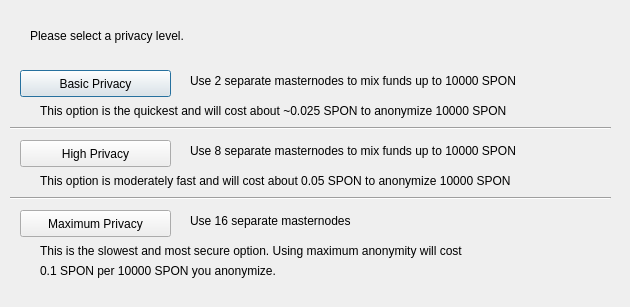
<?xml version="1.0" encoding="UTF-8"?>
<ui version="4.0">
 <class>ObfuscationConfig</class>
 <widget class="QDialog" name="ObfuscationConfig">
  <property name="geometry">
   <rect>
    <x>0</x>
    <y>0</y>
    <width>630</width>
    <height>307</height>
   </rect>
  </property>
  <property name="windowTitle">
   <string>Configure Obfuscation</string>
  </property>
  <widget class="QPushButton" name="buttonBasic">
   <property name="geometry">
    <rect>
     <x>20</x>
     <y>70</y>
     <width>151</width>
     <height>27</height>
    </rect>
   </property>
   <property name="text">
    <string>Basic Privacy</string>
   </property>
  </widget>
  <widget class="QPushButton" name="buttonHigh">
   <property name="geometry">
    <rect>
     <x>20</x>
     <y>140</y>
     <width>151</width>
     <height>27</height>
    </rect>
   </property>
   <property name="text">
    <string>High Privacy</string>
   </property>
  </widget>
  <widget class="QPushButton" name="buttonMax">
   <property name="geometry">
    <rect>
     <x>20</x>
     <y>210</y>
     <width>151</width>
     <height>27</height>
    </rect>
   </property>
   <property name="text">
    <string>Maximum Privacy</string>
   </property>
  </widget>
  <widget class="QLabel" name="label">
   <property name="geometry">
    <rect>
     <x>30</x>
     <y>20</y>
     <width>571</width>
     <height>31</height>
    </rect>
   </property>
   <property name="text">
    <string>Please select a privacy level.</string>
   </property>
  </widget>
  <widget class="QLabel" name="label_2">
   <property name="geometry">
    <rect>
     <x>190</x>
     <y>70</y>
     <width>421</width>
     <height>21</height>
    </rect>
   </property>
   <property name="text">
    <string>Use 2 separate masternodes to mix funds up to 10000 SPON</string>
   </property>
  </widget>
  <widget class="QLabel" name="label_3">
   <property name="geometry">
    <rect>
     <x>190</x>
     <y>140</y>
     <width>411</width>
     <height>21</height>
    </rect>
   </property>
   <property name="text">
    <string>Use 8 separate masternodes to mix funds up to 10000 SPON</string>
   </property>
  </widget>
  <widget class="QLabel" name="label_4">
   <property name="geometry">
    <rect>
     <x>190</x>
     <y>210</y>
     <width>421</width>
     <height>21</height>
    </rect>
   </property>
   <property name="text">
    <string>Use 16 separate masternodes</string>
   </property>
  </widget>
  <widget class="QLabel" name="label_6">
   <property name="geometry">
    <rect>
     <x>40</x>
     <y>100</y>
     <width>561</width>
     <height>21</height>
    </rect>
   </property>
   <property name="text">
    <string>This option is the quickest and will cost about ~0.025 SPON to anonymize 10000 SPON</string>
   </property>
  </widget>
  <widget class="QLabel" name="label_7">
   <property name="geometry">
    <rect>
     <x>40</x>
     <y>170</y>
     <width>561</width>
     <height>21</height>
    </rect>
   </property>
   <property name="text">
    <string>This option is moderately fast and will cost about 0.05 SPON to anonymize 10000 SPON</string>
   </property>
  </widget>
  <widget class="QLabel" name="label_8">
   <property name="geometry">
    <rect>
     <x>40</x>
     <y>240</y>
     <width>561</width>
     <height>21</height>
    </rect>
   </property>
   <property name="text">
    <string>This is the slowest and most secure option. Using maximum anonymity will cost</string>
   </property>
  </widget>
  <widget class="QLabel" name="label_9">
   <property name="geometry">
    <rect>
     <x>40</x>
     <y>260</y>
     <width>561</width>
     <height>21</height>
    </rect>
   </property>
   <property name="text">
    <string>0.1 SPON per 10000 SPON you anonymize.</string>
   </property>
  </widget>
  <widget class="Line" name="line">
   <property name="geometry">
    <rect>
     <x>10</x>
     <y>120</y>
     <width>601</width>
     <height>16</height>
    </rect>
   </property>
   <property name="orientation">
    <enum>Qt::Horizontal</enum>
   </property>
  </widget>
  <widget class="Line" name="line_2">
   <property name="geometry">
    <rect>
     <x>10</x>
     <y>190</y>
     <width>601</width>
     <height>16</height>
    </rect>
   </property>
   <property name="orientation">
    <enum>Qt::Horizontal</enum>
   </property>
  </widget>
 </widget>
 <resources/>
 <connections/>
</ui>
